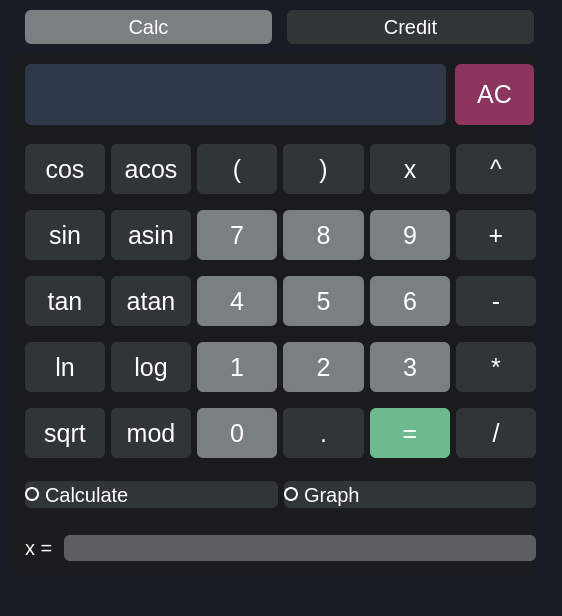
<?xml version="1.0" encoding="UTF-8"?>
<ui version="4.0">
 <class>View</class>
 <widget class="QMainWindow" name="View">
  <property name="enabled">
   <bool>true</bool>
  </property>
  <property name="geometry">
   <rect>
    <x>0</x>
    <y>0</y>
    <width>562</width>
    <height>616</height>
   </rect>
  </property>
  <property name="sizePolicy">
   <sizepolicy hsizetype="Preferred" vsizetype="Preferred">
    <horstretch>0</horstretch>
    <verstretch>0</verstretch>
   </sizepolicy>
  </property>
  <property name="windowTitle">
   <string>SCP Calculator v2</string>
  </property>
  <property name="styleSheet">
   <string notr="true">background-color: rgb(23, 28, 37);
margin-bottom: 0px;</string>
  </property>
  <widget class="QWidget" name="centralwidget">
   <property name="minimumSize">
    <size>
     <width>0</width>
     <height>0</height>
    </size>
   </property>
   <widget class="QTabWidget" name="tabWidget">
    <property name="geometry">
     <rect>
      <x>10</x>
      <y>0</y>
      <width>581</width>
      <height>581</height>
     </rect>
    </property>
    <property name="minimumSize">
     <size>
      <width>581</width>
      <height>551</height>
     </size>
    </property>
    <property name="font">
     <font>
      <pointsize>9</pointsize>
     </font>
    </property>
    <property name="contextMenuPolicy">
     <enum>Qt::DefaultContextMenu</enum>
    </property>
    <property name="styleSheet">
     <string notr="true">QTabBar::tab {
color: white;
margin-top: 10px;
margin-left:15px;
font-size: 20px;
border: none;
width: 227px;
padding: 10px;
background-color: #303538;
border-radius: 6px;
}

QTabBar::tab:hover {
color: white;
background-color:  #7a7f82;
}

QTabBar::tab:selected {
color: white;
background-color:  #7a7f82;
}
QTabWidget::pane {
   border: none;
padding-left: 0px;
}
</string>
    </property>
    <property name="tabPosition">
     <enum>QTabWidget::North</enum>
    </property>
    <property name="currentIndex">
     <number>0</number>
    </property>
    <property name="elideMode">
     <enum>Qt::ElideNone</enum>
    </property>
    <widget class="QWidget" name="tabCalc">
     <property name="styleSheet">
      <string notr="true">color: res;</string>
     </property>
     <attribute name="title">
      <string>Calc</string>
     </attribute>
     <widget class="QFrame" name="frameCalc">
      <property name="geometry">
       <rect>
        <x>-5</x>
        <y>10</y>
        <width>531</width>
        <height>521</height>
       </rect>
      </property>
      <property name="minimumSize">
       <size>
        <width>0</width>
        <height>0</height>
       </size>
      </property>
      <property name="styleSheet">
       <string notr="true">background-color: #1a1b1c;
border-radius: 12px;</string>
      </property>
      <property name="frameShape">
       <enum>QFrame::StyledPanel</enum>
      </property>
      <property name="frameShadow">
       <enum>QFrame::Raised</enum>
      </property>
      <widget class="QLineEdit" name="expressionText">
       <property name="geometry">
        <rect>
         <x>20</x>
         <y>0</y>
         <width>421</width>
         <height>71</height>
        </rect>
       </property>
       <property name="minimumSize">
        <size>
         <width>0</width>
         <height>0</height>
        </size>
       </property>
       <property name="styleSheet">
        <string notr="true">background: #2e3848;
border-radius: 6px;
color: #FFFFFF;
font-size: 25px;
height:  70px;
margin-top: 10px;</string>
       </property>
       <property name="maxLength">
        <number>255</number>
       </property>
       <property name="alignment">
        <set>Qt::AlignRight|Qt::AlignTrailing|Qt::AlignVCenter</set>
       </property>
      </widget>
      <widget class="QWidget" name="gridLayoutWidget">
       <property name="geometry">
        <rect>
         <x>20</x>
         <y>80</y>
         <width>511</width>
         <height>337</height>
        </rect>
       </property>
       <property name="minimumSize">
        <size>
         <width>0</width>
         <height>0</height>
        </size>
       </property>
       <layout class="QGridLayout" name="calcLayout">
        <item row="0" column="4">
         <widget class="QPushButton" name="pushButton_x">
          <property name="minimumSize">
           <size>
            <width>0</width>
            <height>0</height>
           </size>
          </property>
          <property name="styleSheet">
           <string notr="true">QPushButton {
background: #303538;
border-radius: 6px;
color: #FFFFFF;
font-size: 25px;
height:  50px;
}

QPushButton:hover {
background:  rgb(101, 114, 130);;
}
QPushButton:pressed {
background:  rgb(91, 104, 120);;
}
</string>
          </property>
          <property name="text">
           <string>x</string>
          </property>
         </widget>
        </item>
        <item row="5" column="5">
         <widget class="QPushButton" name="pushButton_div">
          <property name="minimumSize">
           <size>
            <width>0</width>
            <height>0</height>
           </size>
          </property>
          <property name="autoFillBackground">
           <bool>false</bool>
          </property>
          <property name="styleSheet">
           <string notr="true">QPushButton {
background: #303538;
border-radius: 6px;
color: #FFFFFF;
font-size: 25px;
height:  50px;
}

QPushButton:hover {
background:  rgb(101, 114, 130);;
}
QPushButton:pressed {
background:  rgb(91, 104, 120);;
}
</string>
          </property>
          <property name="text">
           <string>/</string>
          </property>
         </widget>
        </item>
        <item row="0" column="2">
         <widget class="QPushButton" name="pushButton_open_bracket">
          <property name="minimumSize">
           <size>
            <width>0</width>
            <height>0</height>
           </size>
          </property>
          <property name="styleSheet">
           <string notr="true">QPushButton {
background: #303538;
border-radius: 6px;
color: #FFFFFF;
font-size: 25px;
height:  50px;
}

QPushButton:hover {
background:  rgb(101, 114, 130);;
}
QPushButton:pressed {
background:  rgb(91, 104, 120);;
}
</string>
          </property>
          <property name="text">
           <string>(</string>
          </property>
         </widget>
        </item>
        <item row="2" column="1">
         <widget class="QPushButton" name="pushButton_atan">
          <property name="minimumSize">
           <size>
            <width>0</width>
            <height>0</height>
           </size>
          </property>
          <property name="styleSheet">
           <string notr="true">QPushButton {
background: #303538;
border-radius: 6px;
color: #FFFFFF;
font-size: 25px;
height:  50px;
}

QPushButton:hover {
background:  rgb(101, 114, 130);;
}
QPushButton:pressed {
background:  rgb(91, 104, 120);;
}
</string>
          </property>
          <property name="text">
           <string>atan</string>
          </property>
         </widget>
        </item>
        <item row="1" column="5">
         <widget class="QPushButton" name="pushButton_plus">
          <property name="minimumSize">
           <size>
            <width>0</width>
            <height>0</height>
           </size>
          </property>
          <property name="styleSheet">
           <string notr="true">QPushButton {
background: #303538;
border-radius: 6px;
color: #FFFFFF;
font-size: 25px;
height:  50px;
}

QPushButton:hover {
background:  rgb(101, 114, 130);;
}
QPushButton:pressed {
background:  rgb(91, 104, 120);;
}
</string>
          </property>
          <property name="text">
           <string>+</string>
          </property>
         </widget>
        </item>
        <item row="3" column="5">
         <widget class="QPushButton" name="pushButton_mul">
          <property name="minimumSize">
           <size>
            <width>0</width>
            <height>0</height>
           </size>
          </property>
          <property name="styleSheet">
           <string notr="true">QPushButton {
background: #303538;
border-radius: 6px;
color: #FFFFFF;
font-size: 25px;
height:  50px;
}

QPushButton:hover {
background:  rgb(101, 114, 130);;
}
QPushButton:pressed {
background:  rgb(91, 104, 120);;
}
</string>
          </property>
          <property name="text">
           <string>*</string>
          </property>
         </widget>
        </item>
        <item row="5" column="0">
         <widget class="QPushButton" name="pushButton_sqrt">
          <property name="minimumSize">
           <size>
            <width>0</width>
            <height>0</height>
           </size>
          </property>
          <property name="styleSheet">
           <string notr="true">QPushButton {
background: #303538;
border-radius: 6px;
color: #FFFFFF;
font-size: 25px;
height:  50px;
}

QPushButton:hover {
background:  rgb(101, 114, 130);;
}
QPushButton:pressed {
background:  rgb(91, 104, 120);;
}
</string>
          </property>
          <property name="text">
           <string>sqrt</string>
          </property>
         </widget>
        </item>
        <item row="2" column="3">
         <widget class="QPushButton" name="pushButton_5">
          <property name="minimumSize">
           <size>
            <width>0</width>
            <height>0</height>
           </size>
          </property>
          <property name="styleSheet">
           <string notr="true">QPushButton {
background:  #7a7f82;
border-radius: 6px;
color: #FFFFFF;
font-size: 25px;
height:  50px;
}

QPushButton:hover {
background:   #516071;;
}
QPushButton:pressed {
background:  rgb(81, 94, 110);
}
</string>
          </property>
          <property name="text">
           <string>5</string>
          </property>
          <property name="autoDefault">
           <bool>false</bool>
          </property>
         </widget>
        </item>
        <item row="1" column="2">
         <widget class="QPushButton" name="pushButton_7">
          <property name="minimumSize">
           <size>
            <width>0</width>
            <height>0</height>
           </size>
          </property>
          <property name="styleSheet">
           <string notr="true">QPushButton {
background:  #7a7f82;
border-radius: 6px;
color: #FFFFFF;
font-size: 25px;
height:  50px;
}

QPushButton:hover {
background:   #516071;;
}
QPushButton:pressed {
background:  rgb(81, 94, 110);
}
</string>
          </property>
          <property name="text">
           <string>7</string>
          </property>
         </widget>
        </item>
        <item row="2" column="4">
         <widget class="QPushButton" name="pushButton_6">
          <property name="minimumSize">
           <size>
            <width>0</width>
            <height>0</height>
           </size>
          </property>
          <property name="styleSheet">
           <string notr="true">QPushButton {
background:  #7a7f82;
border-radius: 6px;
color: #FFFFFF;
font-size: 25px;
height:  50px;
}

QPushButton:hover {
background:   #516071;;
}
QPushButton:pressed {
background:  rgb(81, 94, 110);
}
</string>
          </property>
          <property name="text">
           <string>6</string>
          </property>
         </widget>
        </item>
        <item row="5" column="3">
         <widget class="QPushButton" name="pushButton_point">
          <property name="minimumSize">
           <size>
            <width>0</width>
            <height>0</height>
           </size>
          </property>
          <property name="styleSheet">
           <string notr="true">QPushButton {
background: #303538;
border-radius: 6px;
color: #FFFFFF;
font-size: 25px;
height:  50px;
}

QPushButton:hover {
background:  rgb(101, 114, 130);;
}
QPushButton:pressed {
background:  rgb(91, 104, 120);;
}
</string>
          </property>
          <property name="text">
           <string>.</string>
          </property>
         </widget>
        </item>
        <item row="0" column="1">
         <widget class="QPushButton" name="pushButton_acos">
          <property name="minimumSize">
           <size>
            <width>0</width>
            <height>0</height>
           </size>
          </property>
          <property name="styleSheet">
           <string notr="true">QPushButton {
background: #303538;
border-radius: 6px;
color: #FFFFFF;
font-size: 25px;
height:  50px;
}

QPushButton:hover {
background:  rgb(101, 114, 130);;
}
QPushButton:pressed {
background:  rgb(91, 104, 120);;
}
</string>
          </property>
          <property name="text">
           <string>acos</string>
          </property>
         </widget>
        </item>
        <item row="1" column="4">
         <widget class="QPushButton" name="pushButton_9">
          <property name="minimumSize">
           <size>
            <width>0</width>
            <height>0</height>
           </size>
          </property>
          <property name="styleSheet">
           <string notr="true">QPushButton {
background:  #7a7f82;
border-radius: 6px;
color: #FFFFFF;
font-size: 25px;
height:  50px;
}

QPushButton:hover {
background:   #516071;;
}
QPushButton:pressed {
background:  rgb(81, 94, 110);
}
</string>
          </property>
          <property name="text">
           <string>9</string>
          </property>
         </widget>
        </item>
        <item row="0" column="3">
         <widget class="QPushButton" name="pushButton_close_bracket">
          <property name="minimumSize">
           <size>
            <width>0</width>
            <height>0</height>
           </size>
          </property>
          <property name="styleSheet">
           <string notr="true">QPushButton {
background: #303538;
border-radius: 6px;
color: #FFFFFF;
font-size: 25px;
height:  50px;
}

QPushButton:hover {
background:  rgb(101, 114, 130);;
}
QPushButton:pressed {
background:  rgb(91, 104, 120);;
}
</string>
          </property>
          <property name="text">
           <string>)</string>
          </property>
         </widget>
        </item>
        <item row="2" column="2">
         <widget class="QPushButton" name="pushButton_4">
          <property name="minimumSize">
           <size>
            <width>0</width>
            <height>0</height>
           </size>
          </property>
          <property name="styleSheet">
           <string notr="true">QPushButton {
background:  #7a7f82;
border-radius: 6px;
color: #FFFFFF;
font-size: 25px;
height:  50px;
}

QPushButton:hover {
background:   #516071;;
}
QPushButton:pressed {
background:  rgb(81, 94, 110);
}
</string>
          </property>
          <property name="text">
           <string>4</string>
          </property>
         </widget>
        </item>
        <item row="2" column="0">
         <widget class="QPushButton" name="pushButton_tan">
          <property name="minimumSize">
           <size>
            <width>0</width>
            <height>0</height>
           </size>
          </property>
          <property name="styleSheet">
           <string notr="true">QPushButton {
background: #303538;
border-radius: 6px;
color: #FFFFFF;
font-size: 25px;
height:  50px;
}

QPushButton:hover {
background:  rgb(101, 114, 130);;
}
QPushButton:pressed {
background:  rgb(91, 104, 120);;
}
</string>
          </property>
          <property name="text">
           <string>tan</string>
          </property>
         </widget>
        </item>
        <item row="1" column="3">
         <widget class="QPushButton" name="pushButton_8">
          <property name="minimumSize">
           <size>
            <width>0</width>
            <height>0</height>
           </size>
          </property>
          <property name="styleSheet">
           <string notr="true">QPushButton {
background:  #7a7f82;
border-radius: 6px;
color: #FFFFFF;
font-size: 25px;
height:  50px;
}

QPushButton:hover {
background:   #516071;;
}
QPushButton:pressed {
background:  rgb(81, 94, 110);
}
</string>
          </property>
          <property name="text">
           <string>8</string>
          </property>
         </widget>
        </item>
        <item row="3" column="4">
         <widget class="QPushButton" name="pushButton_3">
          <property name="minimumSize">
           <size>
            <width>0</width>
            <height>0</height>
           </size>
          </property>
          <property name="styleSheet">
           <string notr="true">QPushButton {
background:  #7a7f82;
border-radius: 6px;
color: #FFFFFF;
font-size: 25px;
height:  50px;
}

QPushButton:hover {
background:   #516071;;
}
QPushButton:pressed {
background:  rgb(81, 94, 110);
}
</string>
          </property>
          <property name="text">
           <string>3</string>
          </property>
         </widget>
        </item>
        <item row="1" column="0">
         <widget class="QPushButton" name="pushButton_sin">
          <property name="minimumSize">
           <size>
            <width>0</width>
            <height>0</height>
           </size>
          </property>
          <property name="styleSheet">
           <string notr="true">QPushButton {
background: #303538;
border-radius: 6px;
color: #FFFFFF;
font-size: 25px;
height:  50px;
}

QPushButton:hover {
background:  rgb(101, 114, 130);;
}
QPushButton:pressed {
background:  rgb(91, 104, 120);;
}
</string>
          </property>
          <property name="text">
           <string>sin</string>
          </property>
         </widget>
        </item>
        <item row="3" column="0">
         <widget class="QPushButton" name="pushButton_ln">
          <property name="minimumSize">
           <size>
            <width>0</width>
            <height>0</height>
           </size>
          </property>
          <property name="styleSheet">
           <string notr="true">QPushButton {
background: #303538;
border-radius: 6px;
color: #FFFFFF;
font-size: 25px;
height:  50px;
}

QPushButton:hover {
background:  rgb(101, 114, 130);;
}
QPushButton:pressed {
background:  rgb(91, 104, 120);;
}
</string>
          </property>
          <property name="text">
           <string>ln</string>
          </property>
         </widget>
        </item>
        <item row="1" column="1">
         <widget class="QPushButton" name="pushButton_asin">
          <property name="minimumSize">
           <size>
            <width>0</width>
            <height>0</height>
           </size>
          </property>
          <property name="styleSheet">
           <string notr="true">QPushButton {
background: #303538;
border-radius: 6px;
color: #FFFFFF;
font-size: 25px;
height:  50px;
}

QPushButton:hover {
background:  rgb(101, 114, 130);;
}
QPushButton:pressed {
background:  rgb(91, 104, 120);;
}
</string>
          </property>
          <property name="text">
           <string>asin</string>
          </property>
         </widget>
        </item>
        <item row="5" column="4">
         <widget class="QPushButton" name="pushButton_equal">
          <property name="minimumSize">
           <size>
            <width>0</width>
            <height>0</height>
           </size>
          </property>
          <property name="styleSheet">
           <string notr="true">QPushButton {
background: #6cba8e;
border-radius: 6px;
color: #FFFFFF;
font-size: 25px;
height:  50px;
}

QPushButton:hover {
background-color: rgb(201, 134, 255);
}
QPushButton:pressed {
background-color:  rgb(122, 232, 160);
}
</string>
          </property>
          <property name="text">
           <string>=</string>
          </property>
         </widget>
        </item>
        <item row="3" column="1">
         <widget class="QPushButton" name="pushButton_log">
          <property name="minimumSize">
           <size>
            <width>0</width>
            <height>0</height>
           </size>
          </property>
          <property name="styleSheet">
           <string notr="true">QPushButton {
background: #303538;
border-radius: 6px;
color: #FFFFFF;
font-size: 25px;
height:  50px;
}

QPushButton:hover {
background:  rgb(101, 114, 130);;
}
QPushButton:pressed {
background:  rgb(91, 104, 120);;
}
</string>
          </property>
          <property name="text">
           <string>log</string>
          </property>
         </widget>
        </item>
        <item row="2" column="5">
         <widget class="QPushButton" name="pushButton_minus">
          <property name="minimumSize">
           <size>
            <width>0</width>
            <height>0</height>
           </size>
          </property>
          <property name="styleSheet">
           <string notr="true">QPushButton {
background: #303538;
border-radius: 6px;
color: #FFFFFF;
font-size: 25px;
height:  50px;
}

QPushButton:hover {
background:  rgb(101, 114, 130);;
}
QPushButton:pressed {
background:  rgb(91, 104, 120);;
}
</string>
          </property>
          <property name="text">
           <string>-</string>
          </property>
         </widget>
        </item>
        <item row="3" column="2">
         <widget class="QPushButton" name="pushButton_1">
          <property name="enabled">
           <bool>true</bool>
          </property>
          <property name="minimumSize">
           <size>
            <width>0</width>
            <height>0</height>
           </size>
          </property>
          <property name="mouseTracking">
           <bool>true</bool>
          </property>
          <property name="styleSheet">
           <string notr="true">QPushButton {
background:  #7a7f82;
border-radius: 6px;
color: #FFFFFF;
font-size: 25px;
height:  50px;
}

QPushButton:hover {
background:   #516071;;
}
QPushButton:pressed {
background:  rgb(81, 94, 110);
}
</string>
          </property>
          <property name="text">
           <string>1</string>
          </property>
         </widget>
        </item>
        <item row="5" column="2">
         <widget class="QPushButton" name="pushButton_0">
          <property name="minimumSize">
           <size>
            <width>0</width>
            <height>0</height>
           </size>
          </property>
          <property name="styleSheet">
           <string notr="true">QPushButton {
background:  #7a7f82;
border-radius: 6px;
color: #FFFFFF;
font-size: 25px;
height:  50px;
}

QPushButton:hover {
background:   #516071;;
}
QPushButton:pressed {
background:  rgb(81, 94, 110);
}
</string>
          </property>
          <property name="text">
           <string>0</string>
          </property>
         </widget>
        </item>
        <item row="3" column="3">
         <widget class="QPushButton" name="pushButton_2">
          <property name="minimumSize">
           <size>
            <width>0</width>
            <height>0</height>
           </size>
          </property>
          <property name="styleSheet">
           <string notr="true">QPushButton {
background:  #7a7f82;
border-radius: 6px;
color: #FFFFFF;
font-size: 25px;
height:  50px;
}

QPushButton:hover {
background:   #516071;;
}
QPushButton:pressed {
background:  rgb(81, 94, 110);
}
</string>
          </property>
          <property name="text">
           <string>2</string>
          </property>
         </widget>
        </item>
        <item row="0" column="0">
         <widget class="QPushButton" name="pushButton_cos">
          <property name="minimumSize">
           <size>
            <width>0</width>
            <height>0</height>
           </size>
          </property>
          <property name="styleSheet">
           <string notr="true">QPushButton {
background: #303538;
border-radius: 6px;
color: #FFFFFF;
font-size: 25px;
height:  50px;
}

QPushButton:hover {
background:  rgb(101, 114, 130);;
}
QPushButton:pressed {
background:  rgb(91, 104, 120);;
}
</string>
          </property>
          <property name="text">
           <string>cos</string>
          </property>
         </widget>
        </item>
        <item row="0" column="5">
         <widget class="QPushButton" name="pushButton_pow">
          <property name="minimumSize">
           <size>
            <width>0</width>
            <height>0</height>
           </size>
          </property>
          <property name="styleSheet">
           <string notr="true">QPushButton {
background: #303538;
border-radius: 6px;
color: #FFFFFF;
font-size: 25px;
height:  50px;
}

QPushButton:hover {
background:  rgb(101, 114, 130);;
}
QPushButton:pressed {
background:  rgb(91, 104, 120);;
}
</string>
          </property>
          <property name="text">
           <string>^</string>
          </property>
         </widget>
        </item>
        <item row="5" column="1">
         <widget class="QPushButton" name="pushButton_mod">
          <property name="minimumSize">
           <size>
            <width>0</width>
            <height>0</height>
           </size>
          </property>
          <property name="styleSheet">
           <string notr="true">QPushButton {
background: #303538;
border-radius: 6px;
color: #FFFFFF;
font-size: 25px;
height:  50px;
}

QPushButton:hover {
background:  rgb(101, 114, 130);;
}
QPushButton:pressed {
background:  rgb(91, 104, 120);;
}
</string>
          </property>
          <property name="text">
           <string>mod</string>
          </property>
         </widget>
        </item>
       </layout>
      </widget>
      <widget class="QPushButton" name="pushButton_clear">
       <property name="geometry">
        <rect>
         <x>450</x>
         <y>10</y>
         <width>79</width>
         <height>61</height>
        </rect>
       </property>
       <property name="minimumSize">
        <size>
         <width>0</width>
         <height>0</height>
        </size>
       </property>
       <property name="styleSheet">
        <string notr="true">QPushButton {
background: #8c355f;
border-radius: 6px;
color: #FFFFFF;
font-size: 25px;
height:  70px;
}

QPushButton:hover {
background:  rgb(101, 114, 130);;
}
QPushButton:pressed {
background:  rgb(91, 104, 120);;
}
</string>
       </property>
       <property name="text">
        <string>AC</string>
       </property>
      </widget>
      <widget class="QWidget" name="gridLayoutWidget_3">
       <property name="geometry">
        <rect>
         <x>20</x>
         <y>420</y>
         <width>511</width>
         <height>41</height>
        </rect>
       </property>
       <layout class="QGridLayout" name="modeCalcGraph">
        <item row="0" column="1">
         <widget class="QRadioButton" name="graphMode">
          <property name="styleSheet">
           <string notr="true">QRadioButton {
border-radius: 6px;
color: #FFFFFF;
font-size: 20px;
height:  27px;
background: #303538
}

QRadioButton:checked{
	background: #6cba8e
}

QRadioButton::indicator {
    width:                  10px;
    height:                 10px;
    border-radius:      7px;
	border: 2px solid white;
}

QRadioButton::indicator:checked {
	background-color: #7a7f82;
}</string>
          </property>
          <property name="text">
           <string>Graph</string>
          </property>
         </widget>
        </item>
        <item row="0" column="0">
         <widget class="QRadioButton" name="calcMode">
          <property name="styleSheet">
           <string notr="true">QRadioButton {
border-radius: 6px;
color: #FFFFFF;
font-size: 20px;
height:  27px;
background: #303538
}

QRadioButton:checked{
	background: #6cba8e
}

QRadioButton::indicator {
    width:                  10px;
    height:                 10px;
    border-radius:      7px;
	border: 2px solid white;
}

QRadioButton::indicator:checked {
	background-color: #7a7f82;
}</string>
          </property>
          <property name="text">
           <string>Calculate</string>
          </property>
         </widget>
        </item>
       </layout>
      </widget>
      <widget class="QWidget" name="calcX" native="true">
       <property name="geometry">
        <rect>
         <x>20</x>
         <y>470</y>
         <width>511</width>
         <height>48</height>
        </rect>
       </property>
       <property name="sizePolicy">
        <sizepolicy hsizetype="Preferred" vsizetype="Preferred">
         <horstretch>0</horstretch>
         <verstretch>0</verstretch>
        </sizepolicy>
       </property>
       <layout class="QHBoxLayout" name="horizontalLayout_2">
        <property name="leftMargin">
         <number>0</number>
        </property>
        <property name="topMargin">
         <number>0</number>
        </property>
        <property name="rightMargin">
         <number>0</number>
        </property>
        <property name="bottomMargin">
         <number>0</number>
        </property>
        <item>
         <widget class="QLabel" name="labelX">
          <property name="sizePolicy">
           <sizepolicy hsizetype="Fixed" vsizetype="Preferred">
            <horstretch>0</horstretch>
            <verstretch>0</verstretch>
           </sizepolicy>
          </property>
          <property name="styleSheet">
           <string notr="true">color: #FFFFFF;
font-size: 20px;</string>
          </property>
          <property name="text">
           <string>x = </string>
          </property>
         </widget>
        </item>
        <item>
         <widget class="QLineEdit" name="valueX">
          <property name="focusPolicy">
           <enum>Qt::StrongFocus</enum>
          </property>
          <property name="styleSheet">
           <string notr="true">font-size: 20px;
color: white;
/*background-color: #7a7f82;*/
background: #5c5f61;
border-radius: 6px;
</string>
          </property>
         </widget>
        </item>
       </layout>
      </widget>
      <widget class="QWidget" name="graphX" native="true">
       <property name="geometry">
        <rect>
         <x>20</x>
         <y>470</y>
         <width>511</width>
         <height>48</height>
        </rect>
       </property>
       <layout class="QHBoxLayout" name="horizontalLayout">
        <property name="leftMargin">
         <number>0</number>
        </property>
        <property name="topMargin">
         <number>0</number>
        </property>
        <property name="rightMargin">
         <number>0</number>
        </property>
        <property name="bottomMargin">
         <number>0</number>
        </property>
        <item>
         <widget class="QLabel" name="labelXMinMax">
          <property name="sizePolicy">
           <sizepolicy hsizetype="Fixed" vsizetype="Preferred">
            <horstretch>0</horstretch>
            <verstretch>0</verstretch>
           </sizepolicy>
          </property>
          <property name="styleSheet">
           <string notr="true">color: #FFFFFF;
font-size: 20px;</string>
          </property>
          <property name="text">
           <string>x = </string>
          </property>
         </widget>
        </item>
        <item>
         <widget class="QLineEdit" name="valueXMin">
          <property name="styleSheet">
           <string notr="true">font-size: 20px;
color: white;
background-color: #5c5f61;
border-radius: 6px;
</string>
          </property>
         </widget>
        </item>
        <item>
         <widget class="QLineEdit" name="valueXMax">
          <property name="styleSheet">
           <string notr="true">font-size: 20px;
color: white;
background-color: #5c5f61;
border-radius: 6px;
</string>
          </property>
         </widget>
        </item>
       </layout>
      </widget>
      <zorder>expressionText</zorder>
      <zorder>gridLayoutWidget</zorder>
      <zorder>pushButton_clear</zorder>
      <zorder>gridLayoutWidget_3</zorder>
      <zorder>graphX</zorder>
      <zorder>calcX</zorder>
     </widget>
    </widget>
    <widget class="QWidget" name="tabCredit">
     <attribute name="title">
      <string>Credit</string>
     </attribute>
     <widget class="QFrame" name="frameCredit">
      <property name="geometry">
       <rect>
        <x>5</x>
        <y>10</y>
        <width>531</width>
        <height>521</height>
       </rect>
      </property>
      <property name="minimumSize">
       <size>
        <width>0</width>
        <height>0</height>
       </size>
      </property>
      <property name="styleSheet">
       <string notr="true">background-color: #1a1b1c;
border-radius: 12px;</string>
      </property>
      <property name="frameShape">
       <enum>QFrame::StyledPanel</enum>
      </property>
      <property name="frameShadow">
       <enum>QFrame::Raised</enum>
      </property>
      <widget class="QGroupBox" name="groupBox">
       <property name="geometry">
        <rect>
         <x>11</x>
         <y>0</y>
         <width>511</width>
         <height>511</height>
        </rect>
       </property>
       <property name="styleSheet">
        <string notr="true">background:  #2e3848;
border-radius: 12px;</string>
       </property>
       <property name="title">
        <string/>
       </property>
       <widget class="QWidget" name="formLayoutWidget_2">
        <property name="geometry">
         <rect>
          <x>10</x>
          <y>20</y>
          <width>491</width>
          <height>241</height>
         </rect>
        </property>
        <layout class="QGridLayout" name="calc_input_layout">
         <property name="bottomMargin">
          <number>0</number>
         </property>
         <item row="3" column="0" colspan="2">
          <widget class="QLabel" name="label_12">
           <property name="sizePolicy">
            <sizepolicy hsizetype="Fixed" vsizetype="Fixed">
             <horstretch>0</horstretch>
             <verstretch>0</verstretch>
            </sizepolicy>
           </property>
           <property name="styleSheet">
            <string notr="true">color: #FFFFFF;
font-size: 18px;</string>
           </property>
           <property name="text">
            <string>Type</string>
           </property>
          </widget>
         </item>
         <item row="2" column="1">
          <widget class="QLineEdit" name="credit_rate">
           <property name="styleSheet">
            <string notr="true">font-size: 20px;
color: white;
background-color: #5c5f61;
border-radius: 6px;

</string>
           </property>
           <property name="cursorPosition">
            <number>0</number>
           </property>
           <property name="alignment">
            <set>Qt::AlignRight|Qt::AlignTrailing|Qt::AlignVCenter</set>
           </property>
           <property name="clearButtonEnabled">
            <bool>false</bool>
           </property>
          </widget>
         </item>
         <item row="0" column="0">
          <widget class="QLabel" name="label_5">
           <property name="sizePolicy">
            <sizepolicy hsizetype="Fixed" vsizetype="Preferred">
             <horstretch>0</horstretch>
             <verstretch>0</verstretch>
            </sizepolicy>
           </property>
           <property name="layoutDirection">
            <enum>Qt::LeftToRight</enum>
           </property>
           <property name="styleSheet">
            <string notr="true">color: #FFFFFF;
font-size: 18px;</string>
           </property>
           <property name="text">
            <string>Total credit amount</string>
           </property>
           <property name="alignment">
            <set>Qt::AlignLeading|Qt::AlignLeft|Qt::AlignVCenter</set>
           </property>
          </widget>
         </item>
         <item row="1" column="0">
          <widget class="QLabel" name="label_8">
           <property name="sizePolicy">
            <sizepolicy hsizetype="Fixed" vsizetype="Preferred">
             <horstretch>0</horstretch>
             <verstretch>0</verstretch>
            </sizepolicy>
           </property>
           <property name="styleSheet">
            <string notr="true">color: #FFFFFF;
font-size: 18px;</string>
           </property>
           <property name="text">
            <string>Term (years)</string>
           </property>
          </widget>
         </item>
         <item row="1" column="1">
          <widget class="QLineEdit" name="credit_term">
           <property name="styleSheet">
            <string notr="true">font-size: 20px;
color: white;
background-color: #5c5f61;
border-radius: 6px;

</string>
           </property>
           <property name="alignment">
            <set>Qt::AlignRight|Qt::AlignTrailing|Qt::AlignVCenter</set>
           </property>
          </widget>
         </item>
         <item row="0" column="1">
          <widget class="QLineEdit" name="credit_principal">
           <property name="styleSheet">
            <string notr="true">font-size: 20px;
color: white;
background-color: #5c5f61;
border-radius: 6px;

</string>
           </property>
           <property name="alignment">
            <set>Qt::AlignRight|Qt::AlignTrailing|Qt::AlignVCenter</set>
           </property>
          </widget>
         </item>
         <item row="5" column="0">
          <widget class="QRadioButton" name="credit_differentiated">
           <property name="styleSheet">
            <string notr="true">color: #FFFFFF;
font-size: 18px;
margin-left: 20px;</string>
           </property>
           <property name="text">
            <string>Differentiated</string>
           </property>
          </widget>
         </item>
         <item row="2" column="0">
          <widget class="QLabel" name="label_7">
           <property name="sizePolicy">
            <sizepolicy hsizetype="Fixed" vsizetype="Preferred">
             <horstretch>0</horstretch>
             <verstretch>0</verstretch>
            </sizepolicy>
           </property>
           <property name="styleSheet">
            <string notr="true">color: #FFFFFF;
font-size: 18px;</string>
           </property>
           <property name="text">
            <string>Interest rate (%)</string>
           </property>
          </widget>
         </item>
         <item row="4" column="0">
          <widget class="QRadioButton" name="credit_annuity">
           <property name="styleSheet">
            <string notr="true">color: #FFFFFF;
font-size: 18px;
margin-left: 20px;
padding-top: 5px;</string>
           </property>
           <property name="text">
            <string>Annuity</string>
           </property>
          </widget>
         </item>
        </layout>
       </widget>
       <widget class="QPushButton" name="credit_calc">
        <property name="geometry">
         <rect>
          <x>270</x>
          <y>280</y>
          <width>231</width>
          <height>50</height>
         </rect>
        </property>
        <property name="minimumSize">
         <size>
          <width>0</width>
          <height>0</height>
         </size>
        </property>
        <property name="styleSheet">
         <string notr="true">QPushButton {
background: #6cba8e;
border-radius: 6px;
color: #FFFFFF;
font-size: 20px;
height:  50px;
}</string>
        </property>
        <property name="text">
         <string>Calculate</string>
        </property>
       </widget>
       <widget class="QWidget" name="formLayoutWidget">
        <property name="geometry">
         <rect>
          <x>10</x>
          <y>350</y>
          <width>491</width>
          <height>151</height>
         </rect>
        </property>
        <layout class="QGridLayout" name="calc_output_layout">
         <item row="0" column="0">
          <widget class="QLabel" name="label_9">
           <property name="styleSheet">
            <string notr="true">color: #FFFFFF;
font-size: 18px;</string>
           </property>
           <property name="text">
            <string>Monthly payment</string>
           </property>
          </widget>
         </item>
         <item row="1" column="0">
          <widget class="QLabel" name="label_10">
           <property name="styleSheet">
            <string notr="true">color: #FFFFFF;
font-size: 18px;</string>
           </property>
           <property name="text">
            <string>Overpayment on credit</string>
           </property>
          </widget>
         </item>
         <item row="2" column="0">
          <widget class="QLabel" name="label_11">
           <property name="styleSheet">
            <string notr="true">color: #FFFFFF;
font-size: 18px;</string>
           </property>
           <property name="text">
            <string>Total payment</string>
           </property>
          </widget>
         </item>
         <item row="0" column="1">
          <widget class="QLineEdit" name="credit_monthly">
           <property name="styleSheet">
            <string notr="true">font-size: 20px;
color: white;
background-color: #5c5f61;
border-radius: 6px;
</string>
           </property>
           <property name="alignment">
            <set>Qt::AlignRight|Qt::AlignTrailing|Qt::AlignVCenter</set>
           </property>
           <property name="readOnly">
            <bool>true</bool>
           </property>
          </widget>
         </item>
         <item row="1" column="1">
          <widget class="QLineEdit" name="credit_over">
           <property name="styleSheet">
            <string notr="true">font-size: 20px;
color: white;
background-color: #5c5f61;
border-radius: 6px;
</string>
           </property>
           <property name="alignment">
            <set>Qt::AlignRight|Qt::AlignTrailing|Qt::AlignVCenter</set>
           </property>
           <property name="readOnly">
            <bool>true</bool>
           </property>
          </widget>
         </item>
         <item row="2" column="1">
          <widget class="QLineEdit" name="credit_total">
           <property name="styleSheet">
            <string notr="true">font-size: 20px;
color: white;
background-color: #5c5f61;
border-radius: 6px;
</string>
           </property>
           <property name="alignment">
            <set>Qt::AlignRight|Qt::AlignTrailing|Qt::AlignVCenter</set>
           </property>
           <property name="readOnly">
            <bool>true</bool>
           </property>
          </widget>
         </item>
        </layout>
       </widget>
      </widget>
     </widget>
    </widget>
   </widget>
  </widget>
  <widget class="QMenuBar" name="menubar">
   <property name="geometry">
    <rect>
     <x>0</x>
     <y>0</y>
     <width>562</width>
     <height>23</height>
    </rect>
   </property>
  </widget>
  <widget class="QStatusBar" name="statusbar"/>
 </widget>
 <tabstops>
  <tabstop>tabWidget</tabstop>
  <tabstop>expressionText</tabstop>
  <tabstop>pushButton_clear</tabstop>
  <tabstop>pushButton_cos</tabstop>
  <tabstop>pushButton_acos</tabstop>
  <tabstop>pushButton_open_bracket</tabstop>
  <tabstop>pushButton_close_bracket</tabstop>
  <tabstop>pushButton_x</tabstop>
  <tabstop>pushButton_pow</tabstop>
  <tabstop>pushButton_sin</tabstop>
  <tabstop>pushButton_asin</tabstop>
  <tabstop>pushButton_7</tabstop>
  <tabstop>pushButton_8</tabstop>
  <tabstop>pushButton_9</tabstop>
  <tabstop>pushButton_plus</tabstop>
  <tabstop>pushButton_tan</tabstop>
  <tabstop>pushButton_atan</tabstop>
  <tabstop>pushButton_4</tabstop>
  <tabstop>pushButton_5</tabstop>
  <tabstop>pushButton_6</tabstop>
  <tabstop>pushButton_minus</tabstop>
  <tabstop>pushButton_ln</tabstop>
  <tabstop>pushButton_log</tabstop>
  <tabstop>pushButton_1</tabstop>
  <tabstop>pushButton_2</tabstop>
  <tabstop>pushButton_3</tabstop>
  <tabstop>pushButton_mul</tabstop>
  <tabstop>pushButton_sqrt</tabstop>
  <tabstop>pushButton_mod</tabstop>
  <tabstop>pushButton_0</tabstop>
  <tabstop>pushButton_point</tabstop>
  <tabstop>pushButton_equal</tabstop>
  <tabstop>pushButton_div</tabstop>
  <tabstop>calcMode</tabstop>
  <tabstop>graphMode</tabstop>
  <tabstop>valueX</tabstop>
  <tabstop>valueXMin</tabstop>
  <tabstop>valueXMax</tabstop>
  <tabstop>credit_principal</tabstop>
  <tabstop>credit_term</tabstop>
  <tabstop>credit_rate</tabstop>
  <tabstop>credit_annuity</tabstop>
  <tabstop>credit_differentiated</tabstop>
  <tabstop>credit_calc</tabstop>
  <tabstop>credit_monthly</tabstop>
  <tabstop>credit_over</tabstop>
  <tabstop>credit_total</tabstop>
 </tabstops>
 <resources/>
 <connections/>
</ui>
